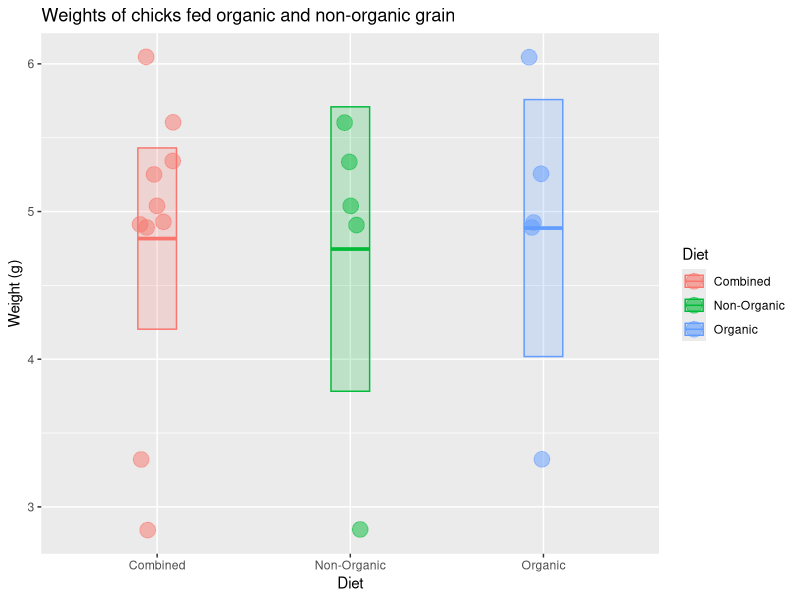

This figure's R source: (Note: this script raises an error after producing the figure.)
## ---- chunk 1
x=c(6.05, 4.89, 3.32, 4.93, 5.25, 5.04, 4.91, 2.84, 5.60, 5.34)
## ---- chunk 2
length(x)
mean(x)
median(x)
sd(x)
## ---- chunk 3
n<- length(x)
sem<- sd(x) / sqrt(n)
sem
## ---- chunk 4
mean(x) + 1.96 * sem #upper limit
mean(x) - 1.96 * sem #lower limit
c(mean(x) + 1.96 * sem, mean(x) - 1.96 * sem)
## ---- chunk 5

library(tidyverse)

# check to make sure you did the part above correctly
# if not, generate some fake x data
if (!exists("x") | !is.numeric(x) | !length(x) == 10) x <- rep(1, 10)

# put the chick data into a data frame
chick_data <-
  tibble::tibble(
    diet = rep(c("Combined", "Combined", "Organic", "Non-Organic"), each = 5),
    weight = c(x, x)
  )

# summarize the chick weights by diet
chick_summary <-
  chick_data %>% 
  group_by(diet) %>% 
  summarize(
    mean = mean(weight),
    median = median(weight),
    sd = sd(weight),
    n = n(),
    sem = sd / sqrt(n),
    upper = mean + 1.96 * sem,   # upper confidence limit
    lower = mean - 1.96 * sem,   # lower confidence limit
    .groups = "drop"
  )

# plot chick weights
ggplot(chick_data, aes(x = diet, y = weight, color = diet, fill = diet)) +
  geom_jitter(size = 5, shape = 21, alpha = 0.5, width = 0.1) +
  geom_crossbar(
    mapping = aes(ymin = lower, ymax = upper, y = mean), 
    data = chick_summary,
    width = 0.2, alpha = 0.2
  ) +
  labs(
    title = "Weights of chicks fed organic and non-organic grain",
    x = "Diet",
    color = "Diet",
    fill = "Diet",
    y = "Weight (g)"
  )

## ---- chunk 6
sessioninfo::session_info()
